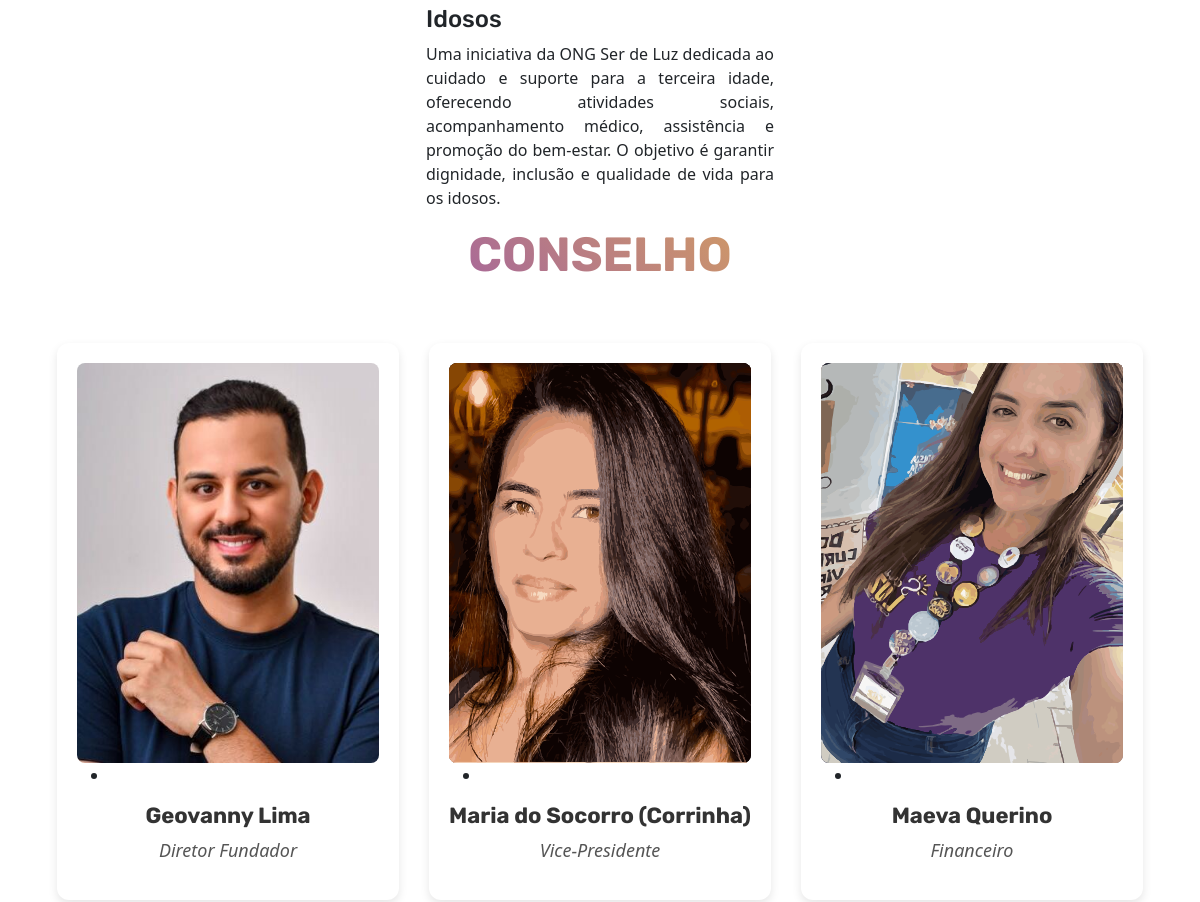
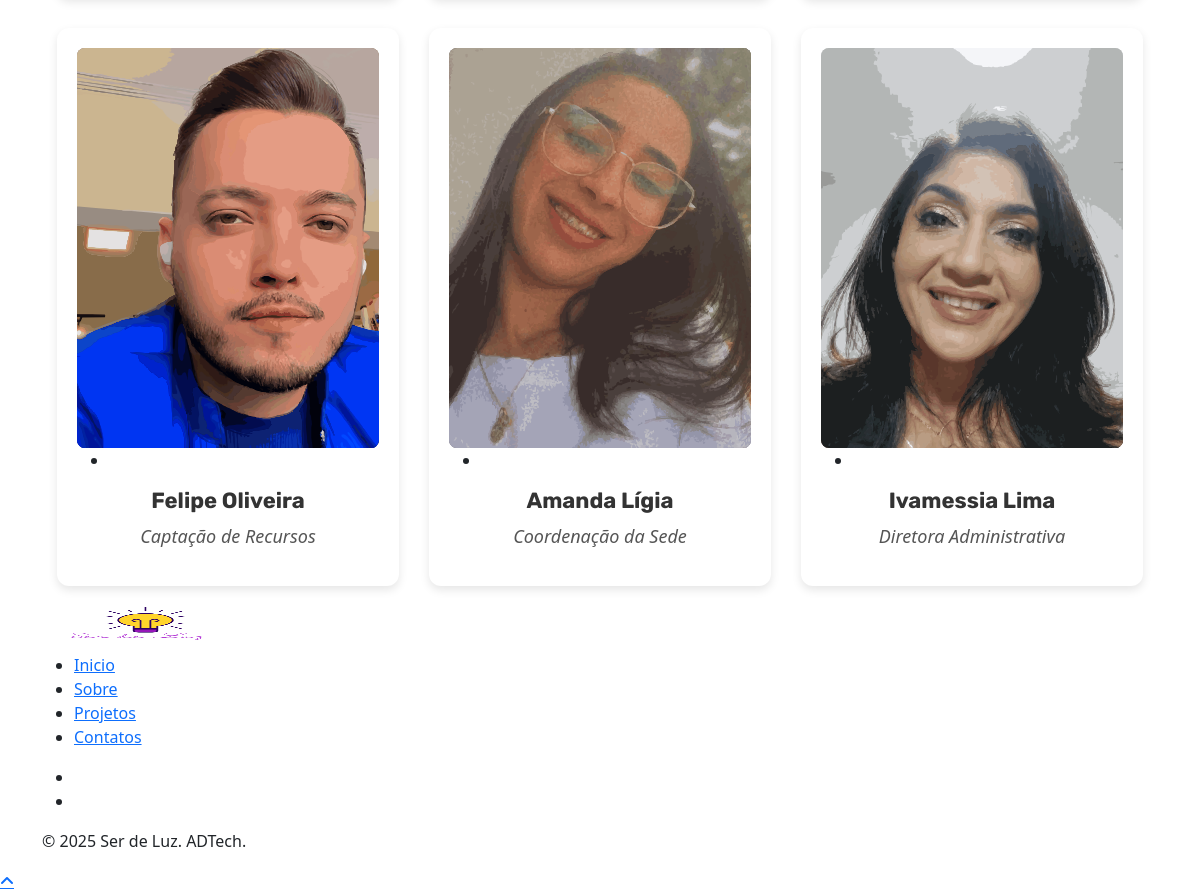
/sobre/ (lower part), run on an earlier commit of the app's database (2 pictures, top to bottom).
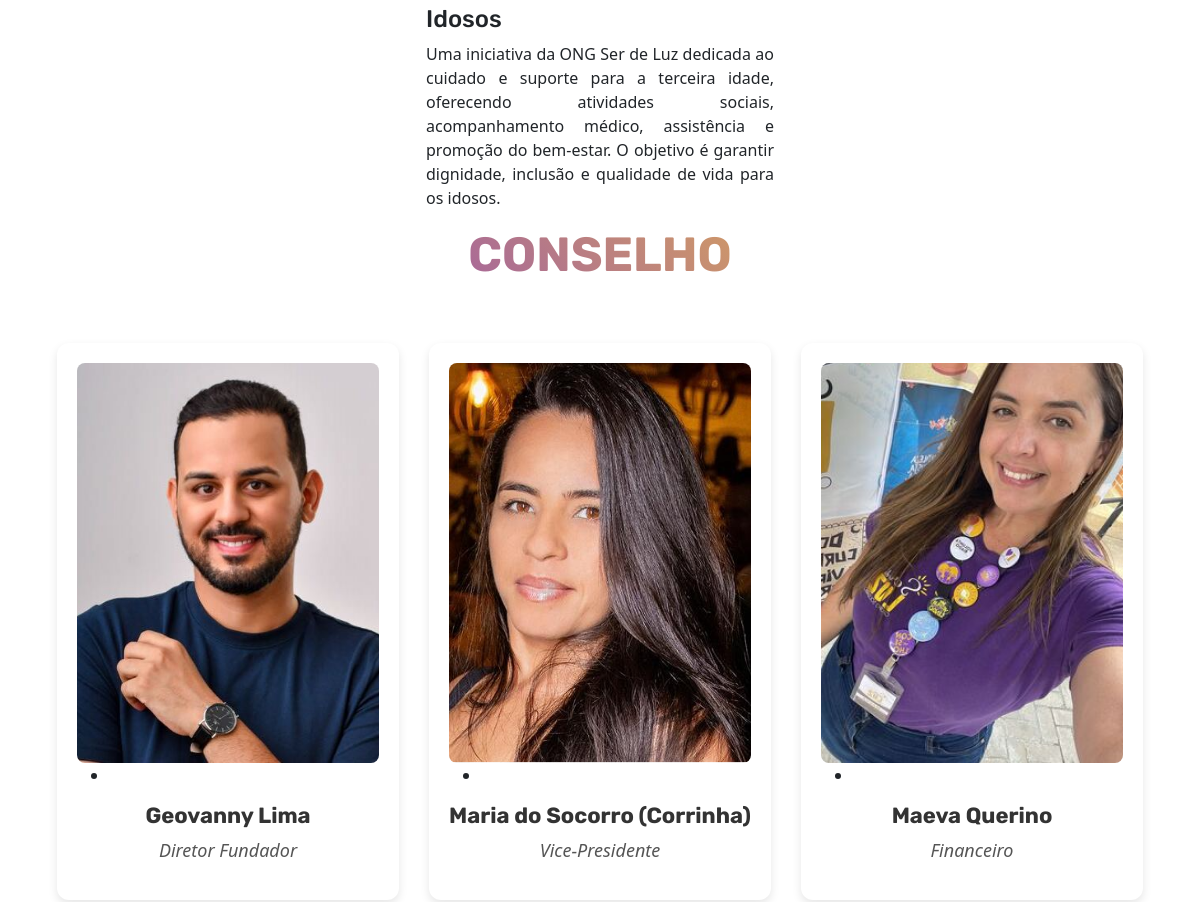
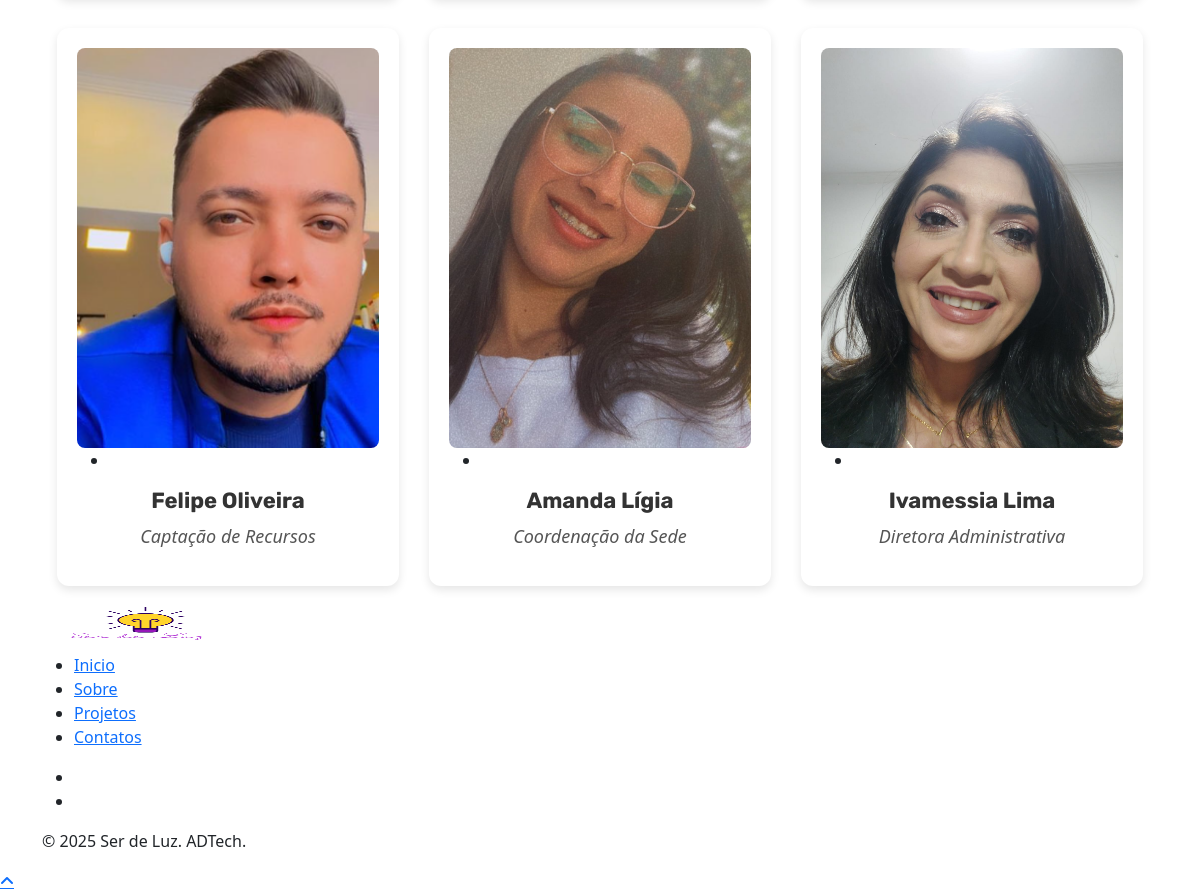
And on a later commit of the database (2 pictures, top to bottom).
### myapp/models.py (models this page shows, shortened)
class Conselho(models.Model):
    name = models.CharField(max_length=100)
    funcao = models.CharField(max_length=100)
    instagra = models.CharField(max_length=100)
    foto = models.FileField(upload_to='conselho', verbose_name='Foto',
        null=True, blank=True)
    is_ativo = models.BooleanField(default=False)
    class Meta:
        verbose_name = 'Conselho'
        verbose_name_plural = 'Conselheiros'
        ordering = ['id']

### myapp/views.py (the view)
# urls.py: path('sobre/', views.sobre, name='sobre'),
def sobre(request):
    conselheiros = Conselho.objects.filter(is_ativo=False)
    context = {'conselheiros': conselheiros}
    return render(request, 'sobre.html', context)

### myapp/templates/sobre.html (shortened to what this page needs)
{% extends 'base.html' %}
{% load static %}
{% block content %}
<section class="section section-lg bg-default">
    <div class="container">
        <head>
        </head>
        <body>
        </body>
        </html>
        <div class="row row-30 row-md-40 row-xl-60">
            <div class="col-md-6 col-lg-4">
            </div>
            <div class="col-md-6 col-lg-4">
            </div>
            <div class="col-md-6 col-lg-4">
            </div>
            <div class="col-md-4"></div>
            <div class="col-md-6 col-lg-4">
                <div class="box-icon-modern">
                    <div class="box-icon-caption">
                        <h4 class="strong-title">Idosos</h4>
                        <p class="text-justify">Uma iniciativa da ONG Ser de Luz dedicada ao cuidado e suporte para a terceira idade, oferecendo atividades sociais, acompanhamento médico, assistência e promoção do bem-estar. O objetivo é garantir dignidade, inclusão e qualidade de vida para os idosos.</p>
                    </div>
                </div>
            </div>
<section class="section section-lg bg-gray-1">
    <div class="container">
        <head>
        </head>
                <h3 class="texto-destaque">Conselho</h3>
                <br>
                <div class="row no-gutters">
                    {% for conselheiro in conselheiros %}
                    <div class="col-md-6 col-lg-4">
                            <div class="team-classic">
                                <div class="team-classic-figure">
                                    {% if conselheiro.foto %}
                                    <img src="{{ conselheiro.foto.url }}" alt="" class="team-img" />
                                    {% endif %}
                                    <ul class="team-classic-soc-list">
                                        <li><a class="icon-xl icon-md fa-instagram" href="{{ conselheiro.instagram }}"></a></li>
                                    </ul>
                                </div>
                                <div class="team-classic-info">
                                    <h4 class="team-name">{{ conselheiro.name }}</h4>
                                    <p class="team-role">{{ conselheiro.funcao }}</p>
                                </div>
                            </div>
                        </div>
                    {% endfor %}
                </div>
            </div>
        </section>
        {% endblock %}

### base/templates/base.html (shortened to what this page needs)
{% load static %}
<!DOCTYPE html>
<html class="wide wow-animation" lang="pt-br">
<head>
  <link rel="stylesheet" href="{% static 'css/style.css' %}">
  <link rel="stylesheet" href="{% static 'css/bootstrap.css' %}">
  <link rel="stylesheet" href="{% static 'css/fonts.css' %}">
  <link href="https://cdn.jsdelivr.net/npm/bootstrap@5.3.3/dist/css/bootstrap.min.css" rel="stylesheet">
</head>
<body>
	{% include 'navbar.html' %}
	<div class="container">
		{% block content %}
		{% endblock %}
	</div>
  {% include 'rodape.html' %}
</body>
</html>

### base/templates/navbar.html (shortened to what this page needs)
{% load static %}
<!DOCTYPE html>
<html lang="pt-br">
<head>
</head>
<body>
</body>
</html>

### base/templates/rodape.html (shortened to what this page needs)
{% load static %}
<section class="parallax-container bg-gray-600" data-parallax-img="">
      <div class="container">
        <div class="row justify-content-md-center">
          <div class="col-md-9 col-lg-8 col-xl-8 wow-outer">
          </div>
        </div>
      </div>
  </section></a>
  <footer class="section footer-minimal context-dark">
    <div class="container wow-outer">
      <div class="wow fadeIn">
        <div class="row row-50 row-lg-60">
          <div class="col-12"><a href=""><img src="{% static 'images/Ser de Luz.png'%}" alt="" width="207" height="51" /></a></div>
          <div class="col-12">
            <ul class="footer-minimal-nav">
              <li><a href="">Inicio</a></li>
              <li><a href="sobre.html">Sobre</a></li>
              <li><a href="projetos.html">Projetos</a></li>
              <li><a href="contatos.html">Contatos</a></li>
            </ul>
          </div>
          <div class="col-12">
            <ul class="social-list">
              <li><a class="icon icon-sm icon-circle icon-circle-md icon-bg-white fa-facebook" href="https://www.facebook.com/profile.php?id=61555109314468"></a></li>
              <li><a class="icon icon-sm icon-circle icon-circle-md icon-bg-white fa-instagram" href="https://www.instagram.com/serdeluzpb/"></a></li>
            </ul>
          </div>
        </div>
        <p class="rights"><span>&copy;&nbsp;</span><span class="copyright-year"></span><span>&nbsp;</span><span>Ser de Luz</span><span>.&nbsp;</span><span>ADTech.</span></p>
      </div>
    </div>
  </footer>

### myapp/templates/sobre.html (style rules this page uses)
.texto-destaque { font-size: 48px; font-weight: bold; background: linear-gradient(45deg, #772cd6, #ffd42b); background-clip: text; -webkit-background-clip: text; color: transparent; text-align: left; text-transform: uppercase; margin-bottom: 20px; }
.team-classic { background: #fff; border-radius: 12px; box-shadow: 0 4px 10px rgba(0, 0, 0, 0.1); overflow: hidden; transition: transform 0.3s ease-in-out; text-align: center; padding: 20px; margin: 15px; }
.team-img { width: 100%; max-width: 390px; height: 400px; object-fit: cover; border-radius: 8px; transition: transform 0.3s ease-in-out; }
.team-name { font-size: 22px; font-weight: bold; color: #333; margin-top: 10px; }
.team-role { font-size: 18px; color: #555; font-style: italic; margin-top: 5px; }
.texto-destaque { font-size: 48px; font-weight: bold; background: linear-gradient(45deg, #ff6f61, #6fa3ff); background-clip: text; color: transparent; text-align: center; text-transform: uppercase; }
.texto-destaque { font-size: 48px; font-weight: bold; background: linear-gradient(45deg, #772cd6, #ffd42b); background-clip: text; color: transparent; text-align: center; text-transform: uppercase; }
.team-classic { background: #fff; border-radius: 12px; box-shadow: 0 4px 10px rgba(0, 0, 0, 0.1); overflow: hidden; transition: transform 0.3s ease-in-out; text-align: center; }

What changed in the data, as far as the page shows it:
changed Conselho "Maria do Socorro (Corrinha)": foto: a different picture
changed Conselho "Maeva Querino": foto: a different picture
changed Conselho "Felipe Oliveira": foto: a different picture
changed Conselho "Amanda Lígia": foto: a different picture
changed Conselho "Ivamessia Lima": foto: a different picture
